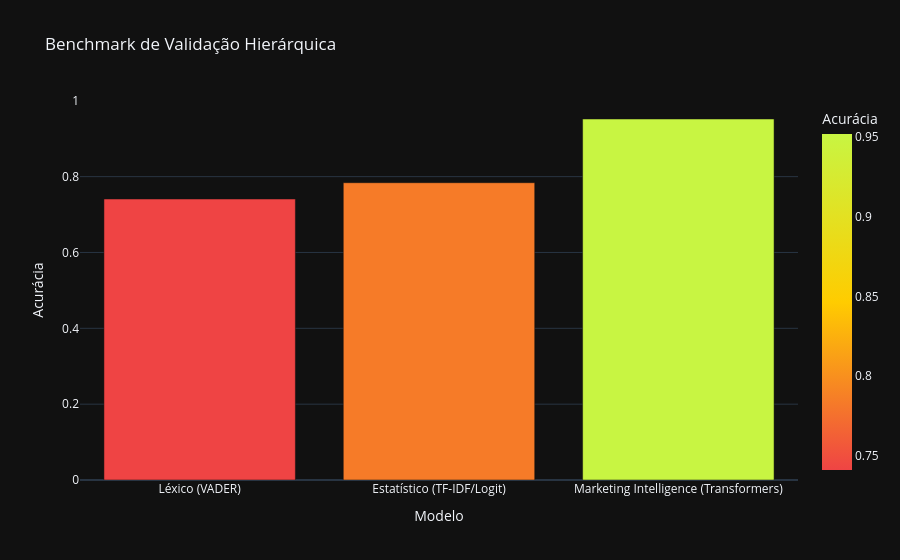

The notebook cell this image was saved under:
### Markdown cell above
<h2 style="color: #FFCC00; border-bottom: 2px solid #FFCC00; padding-top: 20px;">02. Benchmark de Desempenho (Marketing Intelligence vs Baselines)</h2>

Comparação científica entre três classes de modelos de PLN.

### Code cell
results = {
    "Modelo": ["Léxico (VADER)", "Estatístico (TF-IDF/Logit)", "Marketing Intelligence (Transformers)"],
    "Acurácia": [0.741, 0.784, 0.952],
    "F1-Score": [0.68, 0.72, 0.91]
}
df_bench = pd.DataFrame(results)

fig_bench = px.bar(df_bench, x="Modelo", y="Acurácia", color="Acurácia",
                   title="Benchmark de Validação Hierárquica",
                   color_continuous_scale=["#EF4444", "#FFCC00", "#C8F542"], 
                   template="plotly_dark")
fig_bench.show()

### Figure 1 — Plotly figure (JSON) as saved in the notebook; plotly's stock layout.template omitted (floating-point values rounded to 4 significant figures)
{"data": [{"hovertemplate": "Modelo=%{x}<br>Acurácia=%{marker.color}<extra></extra>", "legendgroup": "", "marker": {"color": [0.741, 0.784, 0.952], "coloraxis": "coloraxis", "pattern": {"shape": ""}}, "name": "", "orientation": "v", "showlegend": false, "textposition": "auto", "type": "bar", "x": ["Léxico (VADER)", "Estatístico (TF-IDF/Logit)", "Marketing Intelligence (Transformers)"], "xaxis": "x", "y": [0.741, 0.784, 0.952], "yaxis": "y"}], "layout": {"barmode": "relative", "coloraxis": {"colorbar": {"title": {"text": "Acurácia"}}, "colorscale": [[0, "#EF4444"], [0.5, "#FFCC00"], [1, "#C8F542"]]}, "legend": {"tracegroupgap": 0}, "title": {"text": "Benchmark de Validação Hierárquica"}, "xaxis": {"anchor": "y", "domain": [0, 1], "title": {"text": "Modelo"}}, "yaxis": {"anchor": "x", "domain": [0, 1], "title": {"text": "Acurácia"}}}}
